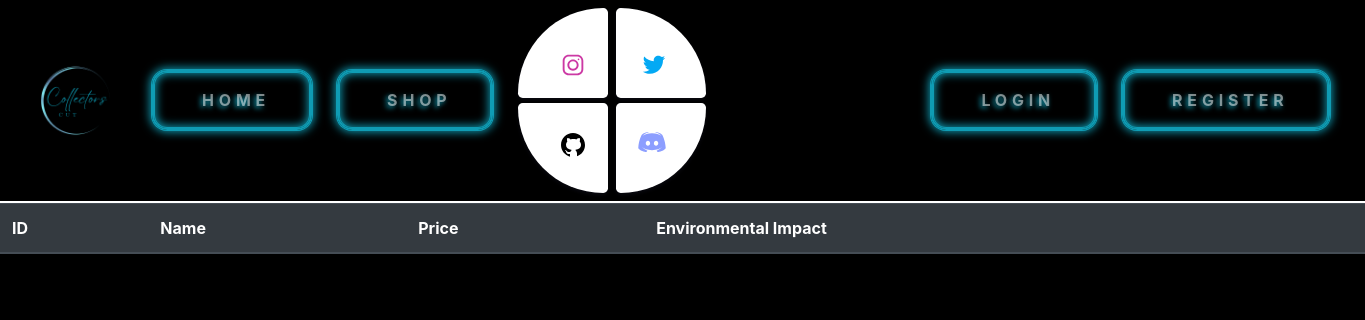
The page /shop on the database as committed earlier.
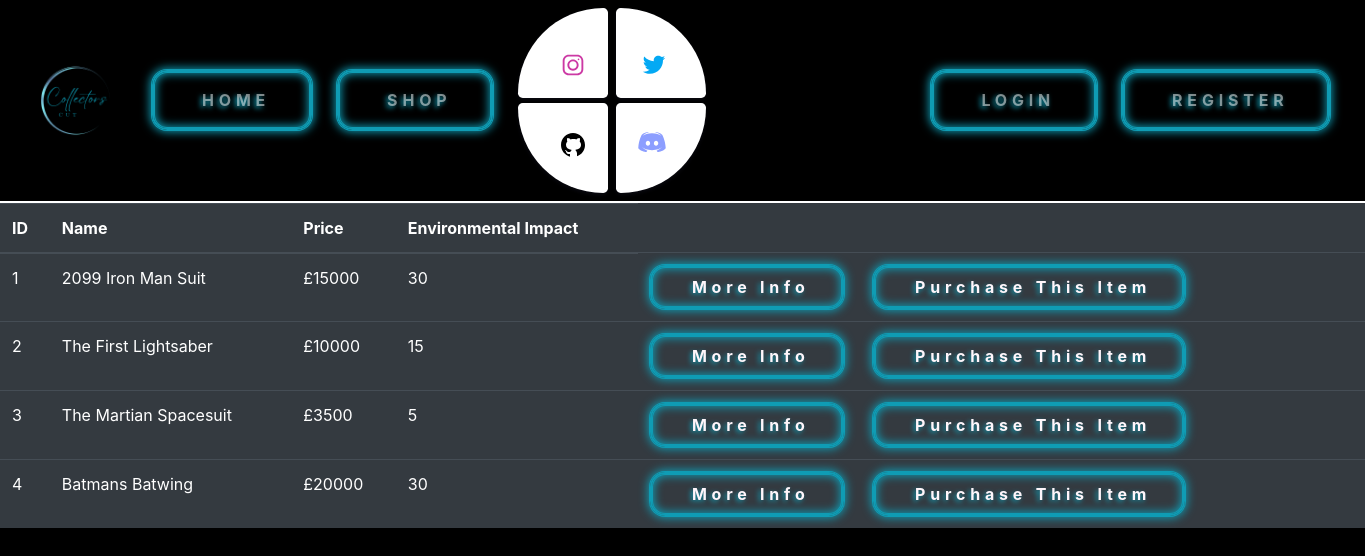
The same page on the database as committed later.
### shop/models.py (models this page shows, shortened)
class Item(db.Model): #Telling flask this class is a model
    id = db.Column(db.Integer(), primary_key = True) #Creating ID as primary keys
    name = db.Column(db.String(length=30), nullable = False, unique = True ) #Can only have max 30 characters, cannot be empty, must be a unique field name
    price = db.Column(db.Integer(), nullable = False)
    description = db.Column(db.String(length = 1024), nullable = False, unique = True)
    environmental_impact = db.Column(db.Integer(), nullable = False)

### shop/routes.py (the view)
@app.route('/shop')
def shop_page():
    items = Item.query.all()
    return render_template('shop.html', items=items)

### shop/templates/shop.html (shortened to what this page needs)
{% extends 'base.html' %}
{% block content %}
    <table class="table table-hover table-dark">
        <thead>
            <tr>
                <th scope="col">ID</th>
                <th scope="col">Name</th>
                <th scope="col">Price</th>
                <th scope="col">Environmental Impact</th>
            </tr>
        </thead>
        <tbody>
            {% for item in items %}
                <tr>
                    <td>{{ item.id }}</td>
                    <td>{{ item.name }}</td>
                    <td>£{{ item.price }}</td>
                    <td>{{ item.environmental_impact }}</td>
                    <td>
                        <button class="btn btn-outline btn-info">More Info</button>
                        <button class="btn btn-outline btn-success">Purchase This Item</button>
                    </td>
                </tr>
            {% endfor %}
        </tbody>
    </table>
{% endblock %}

### shop/templates/base.html (shortened to what this page needs)
<!DOCTYPE html>
<html lang="en">
    <head>
        <link rel="stylesheet" href="https://cdn.jsdelivr.net/npm/bootstrap@4.5.3/dist/css/bootstrap.min.css">
        <link rel="stylesheet" type="text/css" href="{{ url_for('static', filename='style.css')}}">
    </head>
    <body>
    <nav class="navbar navbar-expand-md navbar-dark bg-dark">
        <a class="navbar-brand" href="#"><img class="logo" src="{{ url_for('static', filename='fancy_logo1.png') }}"></a>
        <div class="collapse navbar-collapse" id="navbarNav">
            <ul class="navbar-nav mr-auto">
                <li class ="nav-item active">
                    <button class="btn">
                        <a class="nav-link" href="{{ url_for('home_page') }}">HOME
                    </a>
                </button>
                </li>
                <li class="nav-item">
                    <button class="btn">
                    <a class="nav-link" href="{{ url_for('shop_page') }}">SHOP</a>
                    </button>
                </li>
            </ul>
            <div class="main">
              <div class="up">
                <button class="card1">
                  <a href="https://www.youtube.com/watch?v=xvFZjo5PgG0">
                </button>
                <button class="card2">
                </button>
              </div>
              <div class="down">
                <button class="card3">
                </button>
                <button class="card4">
                </button>
              </div>
            </div>
            <ul class="navbar-nav">
                <li class="nav-item">
                    <button class="btn">
                    <a class="nav-link" href="{{ url_for('login_page') }}">LOGIN</a>
                    </button>
                </li>
                <li class="nav-item">
                    <button class="btn">
                    <a class="nav-link" href="{{ url_for('signup_page') }}">REGISTER</a>
                    </button>
                </li>
            </ul>
        </div>
    </nav>
        {% block content %}
        {% endblock %}
  </body>
</html>

### shop/static/style.css (style rules this page uses)
body { background-color: black; color: #FFFFFF; }
.logo { width: 120px; height: 120px; max-width: 120px; max-height: 120px; }
.navbar { background-color: black !important ; border-bottom: 2px solid white; }
body, html { height: 100%; min-height: 100vh; margin: 0px; }
.btn { padding: 0.5em 2em 0.5em 2.5em; font-size: 1em; font-weight: bold; border-radius: 15px; color: #fff6fb; letter-spacing: 0.3em; text-shadow: -2px 2px 5px #0F9CB4; background-color: transparent; border: 2px solid #0F9CB4; box-shadow: 0 0 0px 1px #0F9CB4, 0 0 10px 2px #0F9CB4, inset 0 0 0px 1px #0F9CB4, inset 0 0 10px 2px #0F9CB4; transition: 100ms; margin-right: 25px; }
.main { display: flex; flex-direction: column; gap: 0.3em; align-items: center; justify-content: center; margin-right: 225px; }
.up { display: flex; flex-direction: row; gap: 0.5em; }
.down { display: flex; flex-direction: row; gap: 0.5em; }
.card1 { width: 90px; height: 90px; outline: none; border: none; background: white; border-radius: 90px 5px 5px 5px; box-shadow: rgba(50, 50, 93, 0.25) 0px 2px 5px -1px, rgba(0, 0, 0, 0.3) 0px 1px 3px -1px; transition: .2s ease-in-out; }
.instagram { margin-top: 1.5em; margin-left: 1.2em; fill: #cc39a4; }
.card2 { width: 90px; height: 90px; outline: none; border: none; background: white; border-radius: 5px 90px 5px 5px; box-shadow: rgba(50, 50, 93, 0.25) 0px 2px 5px -1px, rgba(0, 0, 0, 0.3) 0px 1px 3px -1px; transition: .2s ease-in-out; }
.twitter { margin-top: 1.5em; margin-left: -.9em; fill: #03A9F4; }
.card3 { width: 90px; height: 90px; outline: none; border: none; background: white; border-radius: 5px 5px 5px 90px; box-shadow: rgba(50, 50, 93, 0.25) 0px 2px 5px -1px, rgba(0, 0, 0, 0.3) 0px 1px 3px -1px; transition: .2s ease-in-out; }
.github { margin-top: -.6em; margin-left: 1.2em; }
.card4 { width: 90px; height: 90px; outline: none; border: none; background: white; border-radius: 5px 5px 90px 5px; box-shadow: rgba(50, 50, 93, 0.25) 0px 2px 5px -1px, rgba(0, 0, 0, 0.3) 0px 1px 3px -1px; transition: .2s ease-in-out; }
.discord { margin-top: -.9em; margin-left: -1.2em; fill: #8c9eff; }

Rows that differ between the two databases and show on the page:
added Item: id "1", name "2099 Iron Man Suit", price "15000", environmental_impact "30"
added Item: id "2", name "The First Lightsaber", price "10000", environmental_impact "15"
added Item: id "3", name "The Martian Spacesuit", price "3500", environmental_impact "5"
added Item: id "4", name "Batmans Batwing", price "20000", environmental_impact "30"
